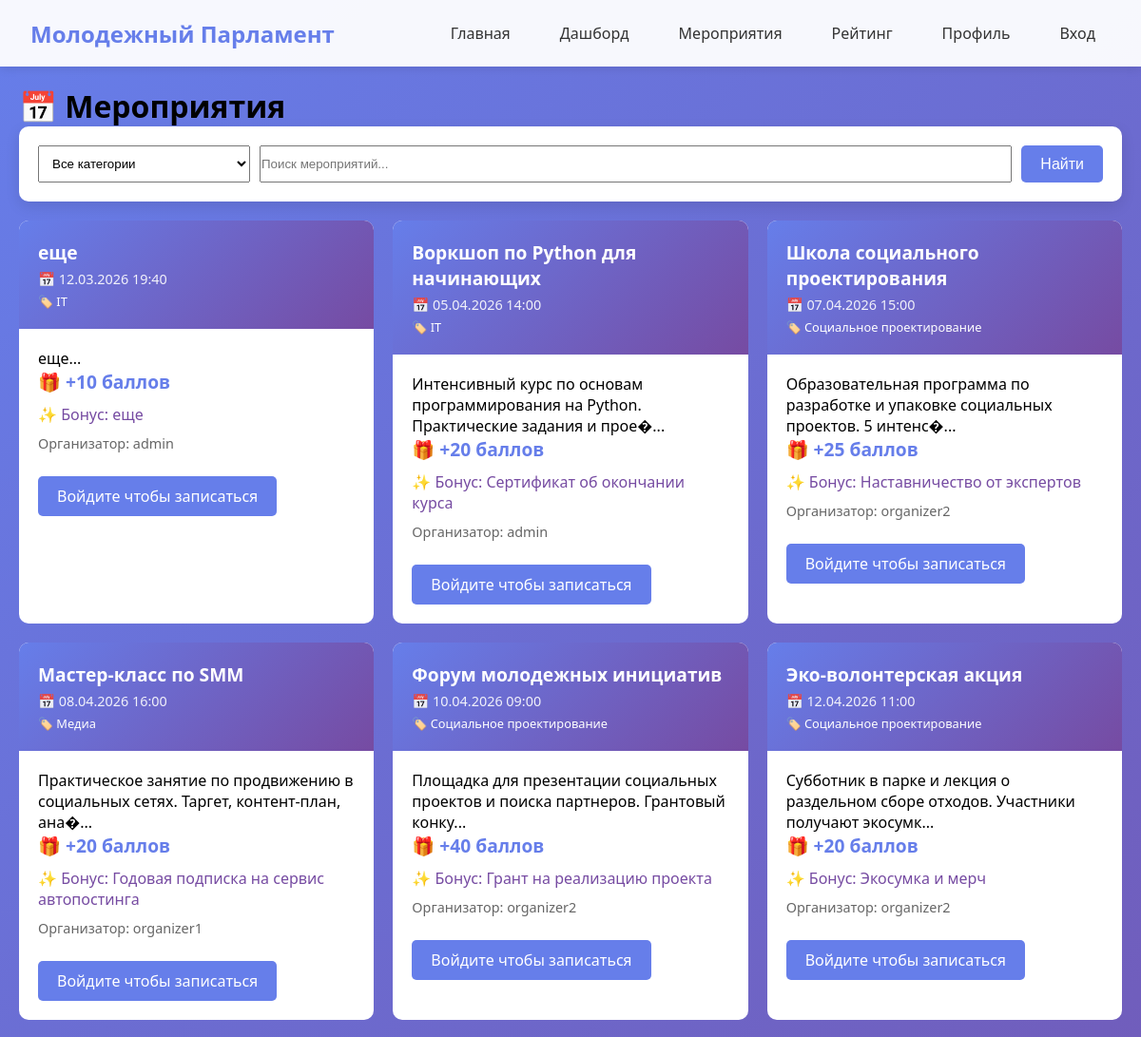
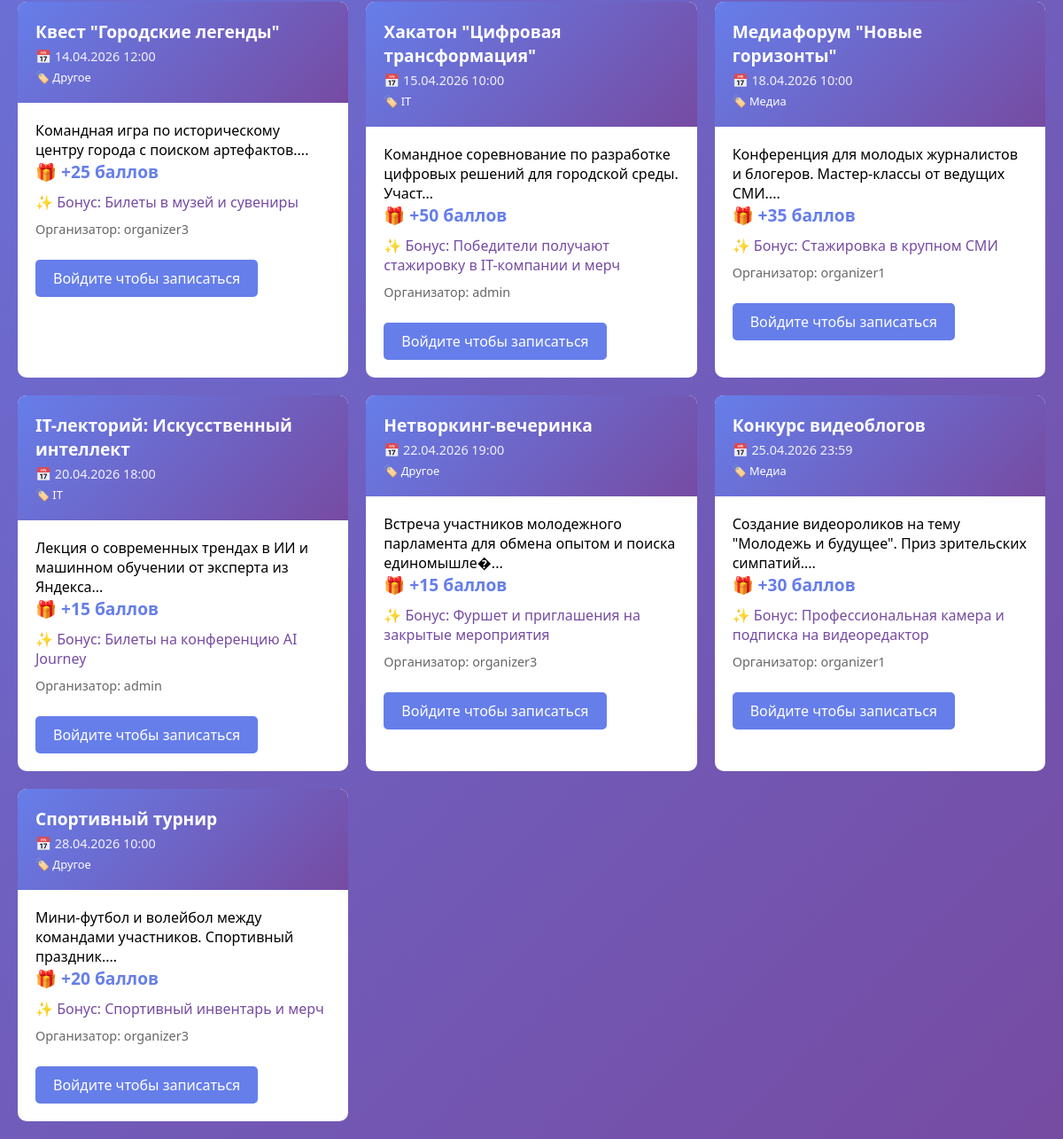
Screenshot of /events.php with the database file from the repository (2 pictures, top to bottom).
### tables this page shows
CREATE TABLE `events` (
  `id` int NOT NULL,
  `title` varchar(200) NOT NULL,
  `description` text,
  `event_date` datetime NOT NULL,
  `location` varchar(200) DEFAULT NULL,
  `category` enum('IT','Социальное проектирование','Медиа','Другое') DEFAULT 'Другое',
  `difficulty_coefficient` decimal(3,2) DEFAULT '1.00',
  `points_awarded` int DEFAULT '10',
  `bonus_description` text,
  `organizer_id` int DEFAULT NULL,
  `is_verified` tinyint(1) DEFAULT '0',
  `created_at` timestamp NULL DEFAULT CURRENT_TIMESTAMP
);

CREATE TABLE `users` (
  `id` int NOT NULL,
  `username` varchar(50) NOT NULL,
  `email` varchar(100) NOT NULL,
  `password` varchar(255) NOT NULL,
  `full_name` varchar(100) NOT NULL,
  `role` enum('participant','organizer','admin','hr') DEFAULT 'participant',
  `city` varchar(100) DEFAULT NULL,
  `age` int DEFAULT NULL,
  `education_org` varchar(200) DEFAULT NULL,
  `team_name` varchar(100) DEFAULT NULL,
  `total_points` int DEFAULT '0',
  `trust_rating` decimal(3,2) DEFAULT '5.00',
  `created_at` timestamp NULL DEFAULT CURRENT_TIMESTAMP,
  `is_active` tinyint(1) DEFAULT '1'
);

### config.php (called while the page is built, shortened)
<?php
function isLoggedIn() {
    return isset($_SESSION['user_id']);
}
?>

### events.php (the view, shortened to what this page needs)
<?php
require_once 'config.php';
$pdo = getDB();
$search = $_GET['search'] ?? '';
$query = "SELECT e.*, u.username as organizer_name
          FROM events e
          JOIN users u ON e.organizer_id = u.id
          WHERE e.is_verified = 1";
$params = [];
$query .= " ORDER BY e.event_date ASC";
$stmt = $pdo->prepare($query);
$stmt->execute($params);
$events = $stmt->fetchAll();
?>
<!DOCTYPE html>
<html lang="ru">
<head>
    <link rel="stylesheet" href="style.css">
</head>
<body>
    <nav class="navbar">
        <div class="nav-container">
            <a href="index.php" class="logo">Молодежный Парламент</a>
            <div class="nav-links">
                <a href="index.php">Главная</a>
                <a href="dashboard.php">Дашборд</a>
                <a href="events.php">Мероприятия</a>
                <a href="leaderboard.php">Рейтинг</a>
                <a href="profile.php">Профиль</a>
                <?php if(isLoggedIn()): ?>
                    <a href="logout.php" class="btn btn-danger">Выход</a>
                <?php else: ?>
                    <a href="login.php">Вход</a>
                <?php endif; ?>
            </div>
        </div>
    </nav>
    <div class="container">
        <h1>📅 Мероприятия</h1>
        <div class="card">
            <form method="GET" style="display: flex; gap: 10px; flex-wrap: wrap;">
                <select name="category" style="padding: 10px;">
                    <option value="all">Все категории</option>
                </select>
                <input type="text" name="search" placeholder="Поиск мероприятий..." value="<?= htmlspecialchars($search) ?>" style="flex: 1;">
                <button type="submit" class="btn">Найти</button>
            </form>
        </div>
        <div class="events-grid">
            <?php foreach($events as $event): ?>
                <div class="event-card">
                    <div class="event-header">
                        <div class="event-title"><?= htmlspecialchars($event['title']) ?></div>
                        <div class="event-date">📅 <?= date('d.m.Y H:i', strtotime($event['event_date'])) ?></div>
                        <div style="font-size: 0.8rem; margin-top: 5px;">🏷️ <?= $event['category'] ?></div>
                    </div>
                    <div class="event-body">
                        <p><?= htmlspecialchars(substr($event['description'], 0, 150)) ?>...</p>
                        <div class="event-points">🎁 +<?= $event['points_awarded'] ?> баллов</div>
                        <?php if($event['bonus_description']): ?>
                            <div style="margin: 10px 0; color: #764ba2;">✨ Бонус: <?= $event['bonus_description'] ?></div>
                        <?php endif; ?>
                        <div style="margin: 10px 0; font-size: 0.9rem; color: #666;">
                            Организатор: <?= htmlspecialchars($event['organizer_name']) ?>
                        </div>
                        <?php if(isLoggedIn()): ?>
                            <a href="event_detail.php?id=<?= $event['id'] ?>" class="btn" style="margin-top: 15px;">Записаться</a>
                        <?php else: ?>
                            <a href="login.php" class="btn" style="margin-top: 15px;">Войдите чтобы записаться</a>
                        <?php endif; ?>
                    </div>
                </div>
            <?php endforeach; ?>
        </div>
    </div>
</body>
</html>

### style.css (style rules this page uses)
* { margin: 0; padding: 0; box-sizing: border-box; }
body { font-family: 'Segoe UI', Tahoma, Geneva, Verdana, sans-serif; background: linear-gradient(135deg, #667eea 0%, #764ba2 100%); min-height: 100vh; }
.container { max-width: 1200px; margin: 0 auto; padding: 20px; }
.navbar { background: rgba(255, 255, 255, 0.95); box-shadow: 0 2px 10px rgba(0,0,0,0.1); position: sticky; top: 0; z-index: 1000; }
.nav-container { max-width: 1200px; margin: 0 auto; padding: 1rem 2rem; display: flex; justify-content: space-between; align-items: center; }
.logo { font-size: 1.5rem; font-weight: bold; color: #667eea; text-decoration: none; }
.nav-links { display: flex; gap: 20px; align-items: center; }
.nav-links a { text-decoration: none; color: #333; padding: 8px 16px; border-radius: 5px; transition: all 0.3s; }
.card { background: white; border-radius: 10px; box-shadow: 0 5px 15px rgba(0,0,0,0.1); padding: 20px; margin-bottom: 20px; transition: transform 0.3s; }
.btn { display: inline-block; padding: 10px 20px; background: #667eea; color: white; border: none; border-radius: 5px; cursor: pointer; font-size: 16px; transition: background 0.3s; text-decoration: none; }
.events-grid { display: grid; grid-template-columns: repeat(auto-fill, minmax(350px, 1fr)); gap: 20px; }
.event-card { background: white; border-radius: 10px; overflow: hidden; transition: transform 0.3s; }
.event-header { background: linear-gradient(135deg, #667eea, #764ba2); color: white; padding: 20px; }
.event-title { font-size: 1.2rem; font-weight: bold; }
.event-date { font-size: 0.9rem; opacity: 0.9; margin-top: 5px; }
.event-body { padding: 20px; }
.event-points { color: #667eea; font-weight: bold; font-size: 1.2rem; }

### rows the page displays
events: title "еще", event_date "12.03.2026 19:40", category "IT", description "еще", points_awarded "10", bonus_description "еще", organizer.username "admin"
events: title "Воркшоп по Python для начинающих", event_date "05.04.2026 14:00", category "IT", description "Интенсивный курс по основам программирования на Python. Практические задания и прое�", points_awarded "20", bonus_description "Сертификат об окончании курса", organizer.username "admin"
events: title "Школа социального проектирования", event_date "07.04.2026 15:00", category "Социальное проектирование", description "Образовательная программа по разработке и упаковке социальных проектов. 5 интенс�", points_awarded "25", bonus_description "Наставничество от экспертов", organizer.username "organizer2"
events: title "Мастер-класс по SMM", event_date "08.04.2026 16:00", category "Медиа", description "Практическое занятие по продвижению в социальных сетях. Таргет, контент-план, ана�", points_awarded "20", bonus_description "Годовая подписка на сервис автопостинга", organizer.username "organizer1"
events: title "Форум молодежных инициатив", event_date "10.04.2026 09:00", category "Социальное проектирование", description "Площадка для презентации социальных проектов и поиска партнеров. Грантовый конку", points_awarded "40", bonus_description "Грант на реализацию проекта", organizer.username "organizer2"
events: title "Эко-волонтерская акция", event_date "12.04.2026 11:00", category "Социальное проектирование", description "Субботник в парке и лекция о раздельном сборе отходов. Участники получают экосумк", points_awarded "20", bonus_description "Экосумка и мерч", organizer.username "organizer2"
events: title "Квест \"Городские легенды\"", event_date "14.04.2026 12:00", category "Другое", description "Командная игра по историческому центру города с поиском артефактов.", points_awarded "25", bonus_description "Билеты в музей и сувениры", organizer.username "organizer3"
events: title "Хакатон \"Цифровая трансформация\"", event_date "15.04.2026 10:00", category "IT", description "Командное соревнование по разработке цифровых решений для городской среды. Участ", points_awarded "50", bonus_description "Победители получают стажировку в IT-компании и мерч", organizer.username "admin"
events: title "Медиафорум \"Новые горизонты\"", event_date "18.04.2026 10:00", category "Медиа", description "Конференция для молодых журналистов и блогеров. Мастер-классы от ведущих СМИ.", points_awarded "35", bonus_description "Стажировка в крупном СМИ", organizer.username "organizer1"
events: title "IT-лекторий: Искусственный интеллект", event_date "20.04.2026 18:00", category "IT", description "Лекция о современных трендах в ИИ и машинном обучении от эксперта из Яндекса", points_awarded "15", bonus_description "Билеты на конференцию AI Journey", organizer.username "admin"
events: title "Нетворкинг-вечеринка", event_date "22.04.2026 19:00", category "Другое", description "Встреча участников молодежного парламента для обмена опытом и поиска единомышле�", points_awarded "15", bonus_description "Фуршет и приглашения на закрытые мероприятия", organizer.username "organizer3"
events: title "Конкурс видеоблогов", event_date "25.04.2026 23:59", category "Медиа", description "Создание видеороликов на тему \"Молодежь и будущее\". Приз зрительских симпатий.", points_awarded "30", bonus_description "Профессиональная камера и подписка на видеоредактор", organizer.username "organizer1"
events: title "Спортивный турнир", event_date "28.04.2026 10:00", category "Другое", description "Мини-футбол и волейбол между командами участников. Спортивный праздник.", points_awarded "20", bonus_description "Спортивный инвентарь и мерч", organizer.username "organizer3"
